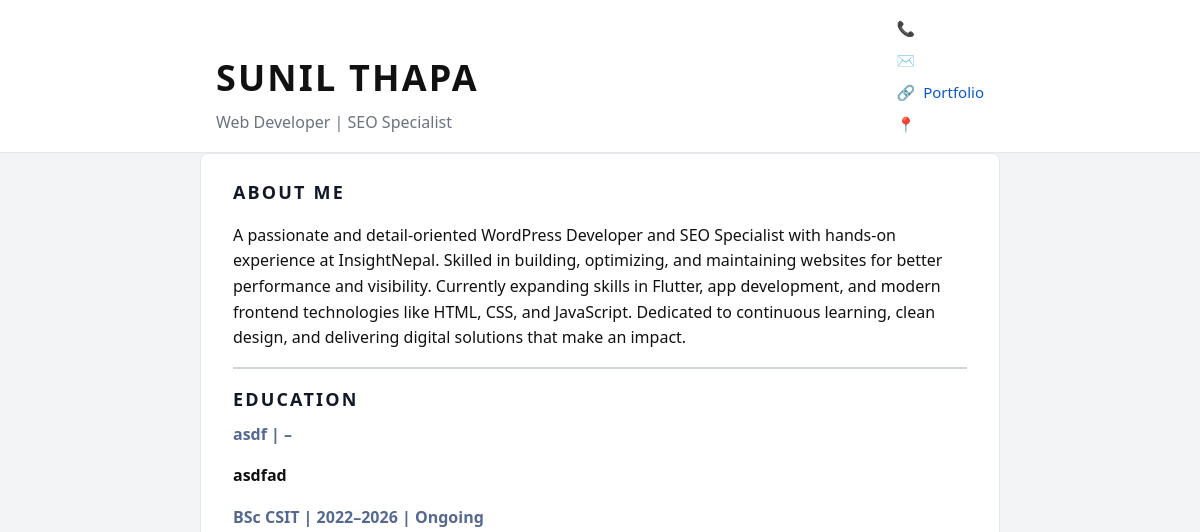
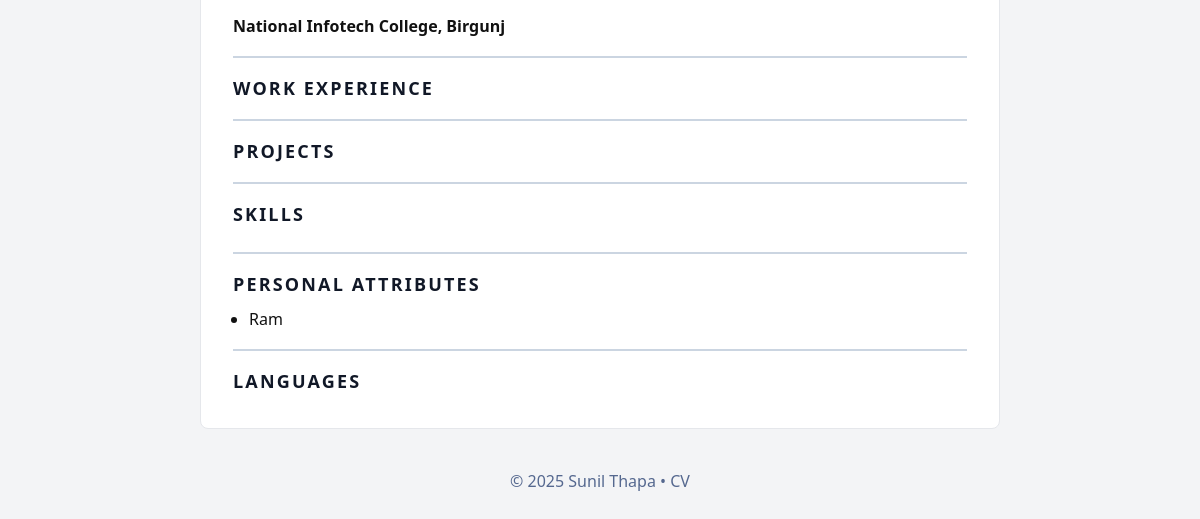
/, run on an earlier commit of the app's database (2 pictures, top to bottom).
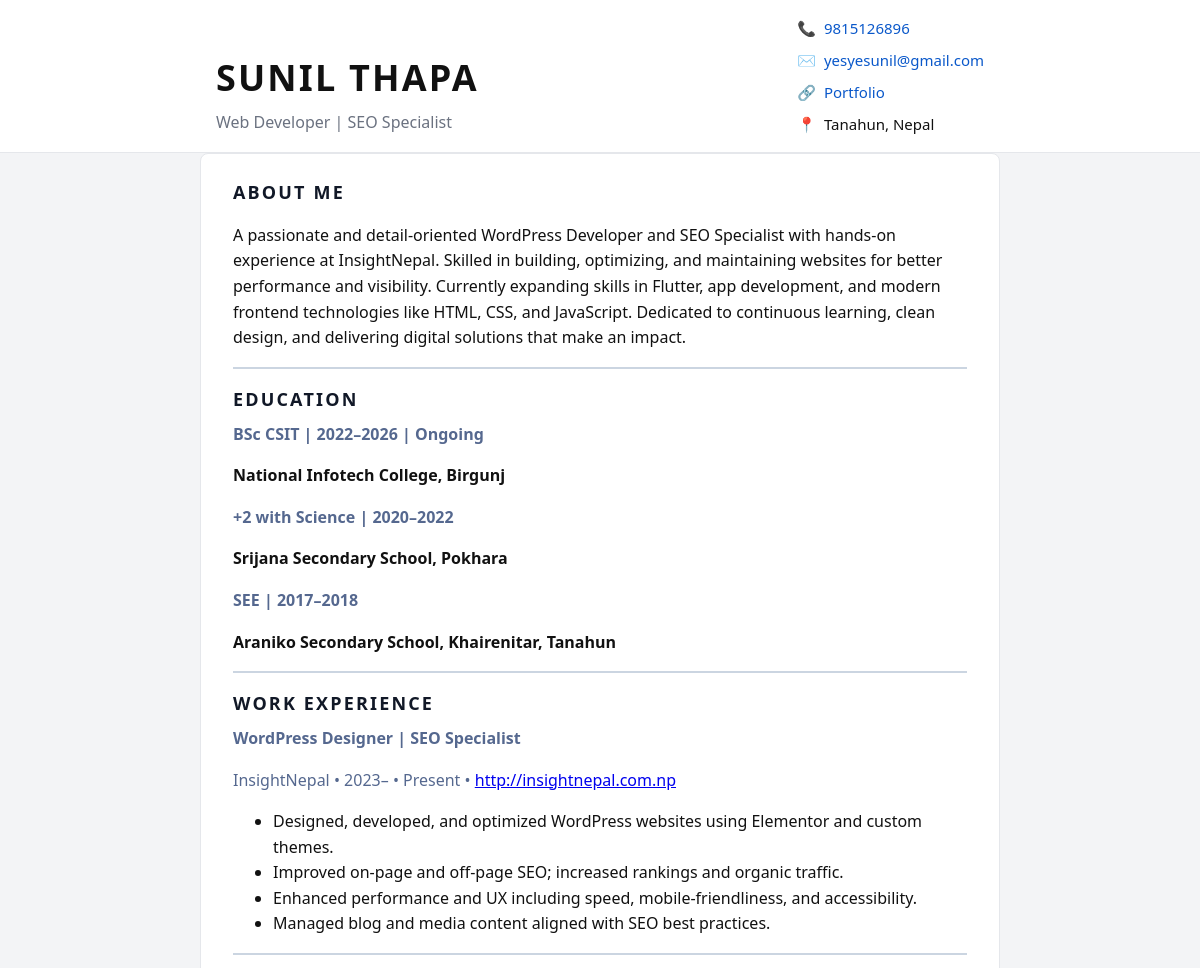
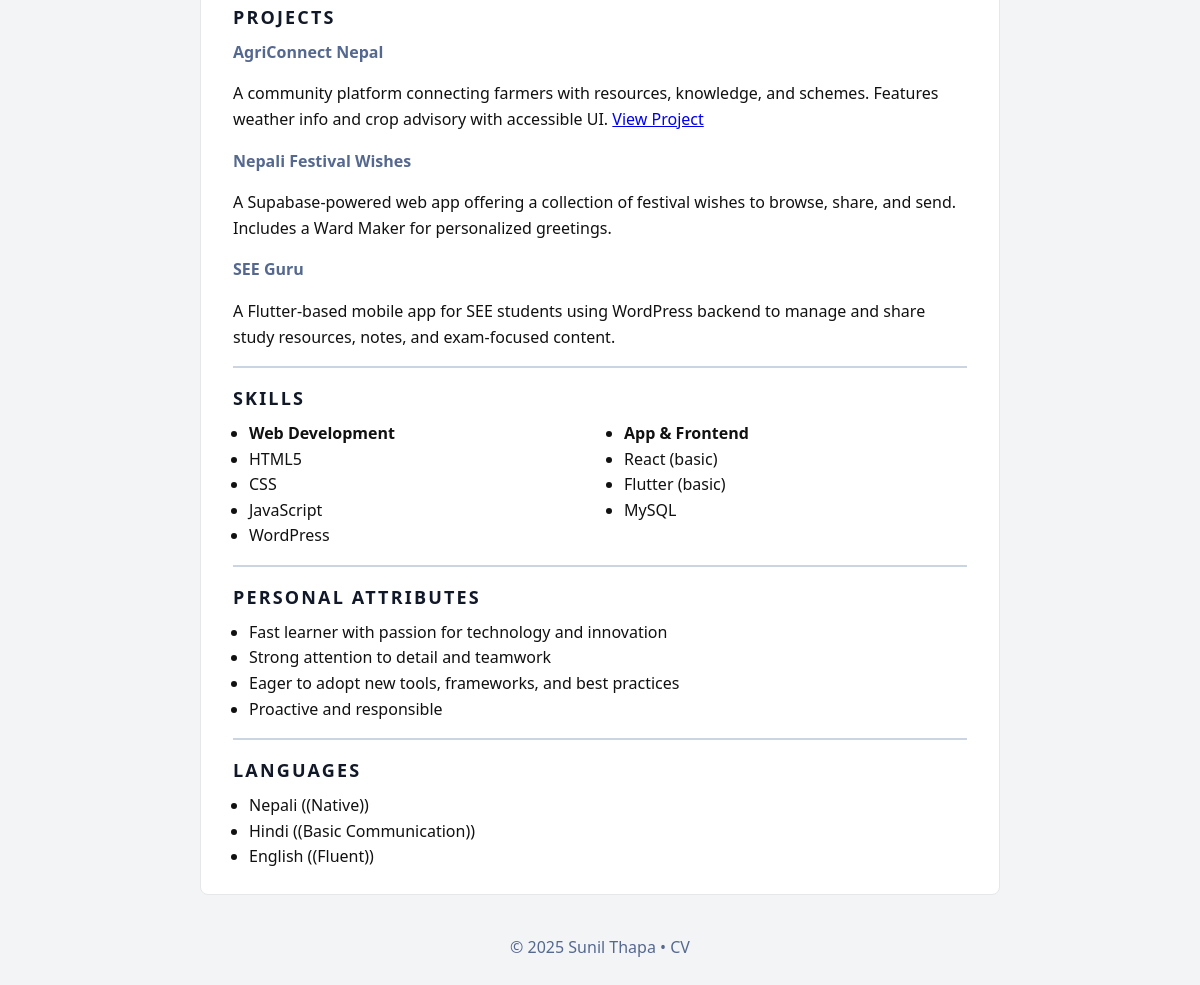
And on a later commit of the database (2 pictures, top to bottom).
### cv/models.py (models this page shows, shortened)
class SingletonModel(models.Model):
    class Meta:
        abstract = True

class SiteProfile(SingletonModel):
    name = models.CharField(max_length=200, default="Sunil Thapa")
    job_title = models.CharField(max_length=200, blank=True)
    about = models.TextField(blank=True)
    phone = models.CharField(max_length=50, blank=True)
    email = models.EmailField(blank=True)
    portfolio_url = models.URLField(blank=True)
    location = models.CharField(max_length=200, blank=True)
    footer_text = models.CharField(max_length=255, blank=True, default="© 2025 Sunil Thapa • CV")
    active_template = models.ForeignKey('ResumeTemplate', on_delete=models.SET_NULL, null=True, blank=True, related_name='profiles')

class OrderedModel(models.Model):
    order = models.PositiveIntegerField(default=0)
    class Meta:
        abstract = True
        ordering = ['order']

class Education(OrderedModel):
    degree = models.CharField(max_length=255)
    institution = models.CharField(max_length=255, blank=True)
    start_year = models.CharField(max_length=20, blank=True)
    end_year = models.CharField(max_length=20, blank=True)
    ongoing = models.BooleanField(default=False)
    description = models.TextField(blank=True)

class PersonalAttribute(OrderedModel):
    text = models.CharField(max_length=255)

class Experience(OrderedModel):
    title = models.CharField(max_length=255)
    company = models.CharField(max_length=255, blank=True)
    start_year = models.CharField(max_length=20, blank=True)
    end_year = models.CharField(max_length=20, blank=True)
    current = models.BooleanField(default=False)
    external_url = models.URLField(blank=True)
    summary = models.TextField(blank=True)

class ExperienceBullet(models.Model):
    experience = models.ForeignKey(Experience, related_name='bullets', on_delete=models.CASCADE)
    order = models.PositiveIntegerField(default=0)
    text = models.TextField()
    class Meta:
        ordering = ['order']

class Project(OrderedModel):
    title = models.CharField(max_length=255)
    description = models.TextField(blank=True)
    link = models.URLField(blank=True)

class SkillCategory(OrderedModel):
    title = models.CharField(max_length=100)

class Skill(models.Model):
    category = models.ForeignKey(SkillCategory, related_name='skills', on_delete=models.CASCADE)
    name = models.CharField(max_length=100)
    order = models.PositiveIntegerField(default=0)
    class Meta:
        ordering = ['order']

class Language(OrderedModel):
    name = models.CharField(max_length=100)
    level = models.CharField(max_length=100, blank=True)

### cv/views.py (the view)
# urls.py: path('', views.resume_view, name='resume'),
def resume_view(request, slug=None):
    ctx = get_resume_context()
    template_obj = None
    if slug:
        template_obj = get_object_or_404(ResumeTemplate, slug=slug)
    else:
        profile = ctx['profile']
        if profile and profile.active_template:
            template_obj = profile.active_template
    if template_obj:
        ctx['template'] = template_obj
        template_name = template_obj.template_path
    else:
        template_name = 'cv/resume.html'
    return render(request, template_name, ctx)

### cv/views.py (called while the page is built)
def get_resume_context():
    profile = SiteProfile.objects.first()
    return {
        'profile': profile,
        'education': Education.objects.all(),
        'experience': Experience.objects.prefetch_related('bullets').all(),
        'projects': Project.objects.all(),
        'skills': SkillCategory.objects.prefetch_related('skills').all(),
        'attributes': PersonalAttribute.objects.all(),
        'languages': Language.objects.all(),
        'current_year': timezone.now().year,
    }

### cv/templates/cv/resume.html (shortened to what this page needs)
{% load static %}
<!DOCTYPE html>
<html lang="en">
<head>
  <link rel="stylesheet" href="{% static 'css/styles.css' %}">
</head>
<body>
  <header class="site-header">
    <div class="container header-grid">
      <div class="identity">
        <h1 class="name">{{ profile.name|upper }}</h1>
        <p class="role">{{ profile.job_title }}</p>
      </div>
      <aside class="contact">
        <ul class="contact-list">
          <li><span>📞</span><a href="tel:{{ profile.phone }}">{{ profile.phone }}</a></li>
          <li><span>✉️</span><a href="mailto:{{ profile.email }}">{{ profile.email }}</a></li>
          <li><span>🔗</span><a href="{{ profile.portfolio_url }}" target="_blank">Portfolio</a></li>
          <li><span>📍</span><span>{{ profile.location }}</span></li>
        </ul>
      </aside>
    </div>
  </header>
  <main id="main" class="site-main">
    <div class="container card">
      <section>
        <h2>About Me</h2>
        <p>{{ profile.about|linebreaksbr }}</p>
      </section>
      <hr/>
      <section>
        <h2>Education</h2>
        {% for edu in education %}
        <article class="edu-item">
          <h3>{{ edu.degree }} <span class="muted">| {{ edu.start_year }}–{{ edu.end_year }}{% if edu.ongoing %} | Ongoing{% endif %}</span></h3>
          <p><strong>{{ edu.institution }}</strong></p>
        </article>
        {% endfor %}
      </section>
      <hr/>
      <section>
        <h2>Work Experience</h2>
        {% for ex in experience %}
        <article class="exp-item">
          <header>
            <h3>{{ ex.title }}</h3>
            <p class="muted">{{ ex.company }} • {{ ex.start_year }}–{{ ex.end_year }}{% if ex.current %} • Present{% endif %}{% if ex.external_url %} • <a href="{{ ex.external_url }}" target="_blank">{{ ex.external_url }}</a>{% endif %}</p>
          </header>
          <ul>
            {% for b in ex.bullets.all %}
              <li>{{ b.text }}</li>
            {% endfor %}
          </ul>
        </article>
        {% endfor %}
      </section>
      <hr />
      <section>
        <h2>Projects</h2>
        {% for project in projects %}
        <article class="proj-item">
          <h3>{{ project.title }}</h3>
          <p>{{ project.description }}{% if project.link %} <a href="{{ project.link }}" target="_blank">View Project</a>{% endif %}</p>
        </article>
        {% endfor %}
      </section>
      <hr />
      <section class="skills">
        <h2>Skills</h2>
        <div class="skills-grid">
          {% for skill_category in skills %}
          <ul>
            <li><strong>{{ skill_category.title }}</strong></li>
            {% for skill in skill_category.skills.all %}
            <li>{{ skill.name }}</li>
            {% endfor %}
          </ul>
          {% endfor %}
        </div>
      </section>
      <hr />
      <section>
        <h2>Personal Attributes</h2>
        <ul class="cols-2">
          {% for attr in attributes %}
          <li>{{ attr.text }}</li>
          {% endfor %}
        </ul>
      </section>
      <hr />
      <section>
        <h2>Languages</h2>
        <ul class="cols-3">
          {% for language in languages %}
          <li>{{ language.name }}{% if language.level %} ({{ language.level }}){% endif %}</li>
          {% endfor %}
        </ul>
      </section>
    </div>
  </main>
  <footer class="site-footer">
    <div class="container">
      <p class="muted">© {{ current_year }} {{ profile.name }} • CV</p>
    </div>
  </footer>
</body>
</html>

### cv/static/css/styles.css (style rules this page uses)
* { box-sizing: border-box; }
html, body { height: 100%; }
body { background: #f3f4f6; color: #111; font-family: system-ui, -apple-system, Segoe UI, Roboto, Ubuntu, Cantarell, Noto Sans, Arial, "Apple Color Emoji", "Segoe UI Emoji"; line-height: 1.6; margin: 0; }
.container { margin: 0 auto; max-width: 800px; padding: 16px; }
.card { background: #fff; border: 1px solid #e5e7eb; border-radius: 8px; padding: 20px; }
.site-header { background: #ffffff; border-bottom: 1px solid #e5e7eb; }
.header-grid { align-items: center; display: flex; flex-direction: column; gap: 16px; }
.name { font-size: 2rem; letter-spacing: .06em; margin: 0; text-align: center; }
.role { color: #6b7280; margin: .25rem 0 0; text-align: center; }
.contact-list { display: flex; flex-wrap: wrap; font-size: 15px; gap: 8px 16px; justify-content: center; list-style: none; margin: 0; padding: 0; }
.contact-list li { align-items: center; color: #111; display: flex; gap: .5rem; }
.contact-list a { color: #0a58ca; text-decoration: none; }
.site-main h2 { color: #111827; font-size: 18px; letter-spacing: .12em; margin: 0 0 8px; text-transform: uppercase; }
.site-main h3 { font-size: 1rem; color: #55688f; margin: .25rem 0; }
.muted { color: #55688f; }
hr { border: 0; border-top: 2px solid #cbd5e1; margin: 16px 0; }
.skills-grid { display: flex; flex-wrap: wrap; gap: 16px; }
.skills-grid ul { flex: 1 1 250px; min-width: 220px; padding-left: 16px; margin: 0; }
.cols-2, .cols-3 { display: block; list-style: disc; margin: 0; padding-left: 16px; }
.cols-2 li, .cols-3 li { width: 100%; }
.site-footer { color: #6b7280; padding: .5rem 0 2rem; text-align: center; }
@media (min-width: 1024px) { .header-grid { align-items: flex-end; flex-direction: row; justify-content: space-between; } }
@media (min-width: 1024px) { .name { font-size: 2.25rem; text-align: left; } }
@media (min-width: 1024px) { .role { text-align: left; } }
@media (min-width: 1024px) { .contact-list { align-items: flex-start; flex-direction: column; justify-content: flex-start; } }
@media (min-width: 1024px) { .card { padding: 24px 32px; } }
@media (min-width: 1024px) { .skills-grid ul { flex: 1 1 160px; } }
@media (min-width: 1024px) { .cols-2 li { width: 100%; } }
@media (min-width: 1024px) { .cols-3 li { width: 100%; } }

What changed in the data, as far as the page shows it:
removed Education: degree "asdf", institution "asdfad"
changed SiteProfile "SUNIL THAPA": phone (not shown) → "9815126896"; email (not shown) → "yesyesunil@gmail.com"; location (not shown) → "Tanahun, Nepal"
added Education: degree "+2 with Science", start_year "2020", end_year "2022", institution "Srijana Secondary School, Pokhara"
added Education: degree "SEE", start_year "2017", end_year "2018", institution "Araniko Secondary School, Khairenitar, Tanahun"
added Experience: title "WordPress Designer | SEO Specialist", company "InsightNepal", start_year "2023", current "• Present", external_url "http://insightnepal.com.np"
added ExperienceBullet: text "Designed, developed, and optimized WordPress websites using Elementor and custom themes."
added ExperienceBullet: text "Improved on‑page and off‑page SEO; increased rankings and organic traffic."
added ExperienceBullet: text "Enhanced performance and UX including speed, mobile‑friendliness, and accessibility."
added ExperienceBullet: text "Managed blog and media content aligned with SEO best practices."
added Project: title "AgriConnect Nepal", description "A community platform connecting farmers with resources, knowledge, and schemes. Features weather info and crop advisory with accessible UI."
added Project: title "Nepali Festival Wishes", description "A Supabase‑powered web app offering a collection of festival wishes to browse, share, and send. Includes a Ward Maker for personalized greetings."
added Project: title "SEE Guru", description "A Flutter‑based mobile app for SEE students using WordPress backend to manage and share study resources, notes, and exam‑focused content."
added SkillCategory: title "Web Development"
added Skill: name "HTML5", shown under "Web Development"
added Skill: name "CSS", shown under "Web Development"
added Skill: name "JavaScript", shown under "Web Development"
added Skill: name "WordPress", shown under "Web Development"
added SkillCategory: title "App & Frontend"
added Skill: name "React (basic)", shown under "App & Frontend"
added Skill: name "Flutter (basic)", shown under "App & Frontend"
added Skill: name "MySQL", shown under "App & Frontend"
added PersonalAttribute: text "Fast learner with passion for technology and innovation"
changed PersonalAttribute: text "Ram" → "Strong attention to detail and teamwork"
added PersonalAttribute: text "Eager to adopt new tools, frameworks, and best practices"
added PersonalAttribute: text "Proactive and responsible"
added Language: name "Nepali", level "(Native)"
added Language: name "Hindi", level "(Basic Communication)"
added Language: name "English", level "(Fluent)"
